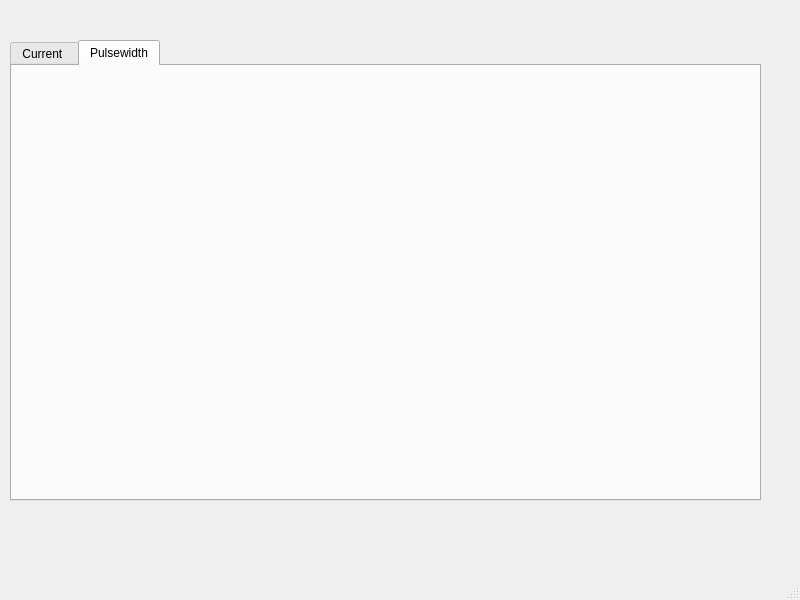
<?xml version="1.0" encoding="UTF-8"?>
<ui version="4.0">
 <class>RepTraining</class>
 <widget class="QMainWindow" name="RepTraining">
  <property name="geometry">
   <rect>
    <x>0</x>
    <y>0</y>
    <width>800</width>
    <height>600</height>
   </rect>
  </property>
  <property name="windowTitle">
   <string>MainWindow</string>
  </property>
  <widget class="QWidget" name="centralwidget">
   <widget class="QTabWidget" name="tabWidget">
    <property name="geometry">
     <rect>
      <x>10</x>
      <y>40</y>
      <width>751</width>
      <height>461</height>
     </rect>
    </property>
    <property name="currentIndex">
     <number>1</number>
    </property>
    <widget class="QWidget" name="tab">
     <attribute name="title">
      <string>Current </string>
     </attribute>
     <widget class="QSpinBox" name="spinBox">
      <property name="geometry">
       <rect>
        <x>120</x>
        <y>90</y>
        <width>101</width>
        <height>41</height>
       </rect>
      </property>
     </widget>
     <widget class="QSpinBox" name="spinBox_2">
      <property name="geometry">
       <rect>
        <x>240</x>
        <y>90</y>
        <width>101</width>
        <height>41</height>
       </rect>
      </property>
     </widget>
     <widget class="QSpinBox" name="spinBox_3">
      <property name="geometry">
       <rect>
        <x>360</x>
        <y>90</y>
        <width>101</width>
        <height>41</height>
       </rect>
      </property>
     </widget>
     <widget class="QSpinBox" name="spinBox_4">
      <property name="geometry">
       <rect>
        <x>480</x>
        <y>90</y>
        <width>101</width>
        <height>41</height>
       </rect>
      </property>
     </widget>
     <widget class="QSpinBox" name="spinBox_5">
      <property name="geometry">
       <rect>
        <x>600</x>
        <y>90</y>
        <width>101</width>
        <height>41</height>
       </rect>
      </property>
     </widget>
     <widget class="QComboBox" name="comboBox">
      <property name="geometry">
       <rect>
        <x>120</x>
        <y>220</y>
        <width>101</width>
        <height>21</height>
       </rect>
      </property>
     </widget>
     <widget class="QComboBox" name="comboBox_2">
      <property name="geometry">
       <rect>
        <x>240</x>
        <y>220</y>
        <width>101</width>
        <height>21</height>
       </rect>
      </property>
     </widget>
     <widget class="QComboBox" name="comboBox_3">
      <property name="geometry">
       <rect>
        <x>360</x>
        <y>220</y>
        <width>101</width>
        <height>21</height>
       </rect>
      </property>
     </widget>
     <widget class="QComboBox" name="comboBox_4">
      <property name="geometry">
       <rect>
        <x>480</x>
        <y>220</y>
        <width>101</width>
        <height>21</height>
       </rect>
      </property>
     </widget>
     <widget class="QComboBox" name="comboBox_5">
      <property name="geometry">
       <rect>
        <x>600</x>
        <y>220</y>
        <width>101</width>
        <height>21</height>
       </rect>
      </property>
     </widget>
     <widget class="QComboBox" name="comboBox_6">
      <property name="geometry">
       <rect>
        <x>120</x>
        <y>250</y>
        <width>101</width>
        <height>21</height>
       </rect>
      </property>
     </widget>
     <widget class="QComboBox" name="comboBox_7">
      <property name="geometry">
       <rect>
        <x>240</x>
        <y>250</y>
        <width>101</width>
        <height>21</height>
       </rect>
      </property>
     </widget>
     <widget class="QComboBox" name="comboBox_8">
      <property name="geometry">
       <rect>
        <x>360</x>
        <y>250</y>
        <width>101</width>
        <height>21</height>
       </rect>
      </property>
     </widget>
     <widget class="QComboBox" name="comboBox_9">
      <property name="geometry">
       <rect>
        <x>480</x>
        <y>250</y>
        <width>101</width>
        <height>21</height>
       </rect>
      </property>
     </widget>
     <widget class="QComboBox" name="comboBox_10">
      <property name="geometry">
       <rect>
        <x>600</x>
        <y>250</y>
        <width>101</width>
        <height>21</height>
       </rect>
      </property>
     </widget>
     <widget class="QPushButton" name="pushButton">
      <property name="geometry">
       <rect>
        <x>110</x>
        <y>330</y>
        <width>111</width>
        <height>71</height>
       </rect>
      </property>
      <property name="text">
       <string>1:4</string>
      </property>
     </widget>
     <widget class="QPushButton" name="pushButton_2">
      <property name="geometry">
       <rect>
        <x>240</x>
        <y>330</y>
        <width>111</width>
        <height>71</height>
       </rect>
      </property>
      <property name="text">
       <string>2:4</string>
      </property>
     </widget>
     <widget class="QPushButton" name="pushButton_3">
      <property name="geometry">
       <rect>
        <x>380</x>
        <y>330</y>
        <width>111</width>
        <height>71</height>
       </rect>
      </property>
      <property name="text">
       <string>3:2</string>
      </property>
     </widget>
     <widget class="QPushButton" name="pushButton_4">
      <property name="geometry">
       <rect>
        <x>520</x>
        <y>330</y>
        <width>111</width>
        <height>71</height>
       </rect>
      </property>
      <property name="text">
       <string>4:1</string>
      </property>
     </widget>
     <widget class="QLabel" name="label">
      <property name="geometry">
       <rect>
        <x>60</x>
        <y>100</y>
        <width>47</width>
        <height>13</height>
       </rect>
      </property>
      <property name="text">
       <string>Current</string>
      </property>
     </widget>
     <widget class="QLabel" name="label_2">
      <property name="geometry">
       <rect>
        <x>30</x>
        <y>220</y>
        <width>61</width>
        <height>20</height>
       </rect>
      </property>
      <property name="text">
       <string>Frequency</string>
      </property>
     </widget>
     <widget class="QLabel" name="label_3">
      <property name="geometry">
       <rect>
        <x>30</x>
        <y>250</y>
        <width>71</width>
        <height>20</height>
       </rect>
      </property>
      <property name="text">
       <string>Wave shape</string>
      </property>
     </widget>
     <widget class="QLabel" name="label_4">
      <property name="geometry">
       <rect>
        <x>140</x>
        <y>50</y>
        <width>47</width>
        <height>13</height>
       </rect>
      </property>
      <property name="text">
       <string>Channel 1</string>
      </property>
     </widget>
     <widget class="QLabel" name="label_5">
      <property name="geometry">
       <rect>
        <x>250</x>
        <y>50</y>
        <width>47</width>
        <height>13</height>
       </rect>
      </property>
      <property name="text">
       <string>Channel 2</string>
      </property>
     </widget>
     <widget class="QLabel" name="label_6">
      <property name="geometry">
       <rect>
        <x>370</x>
        <y>50</y>
        <width>47</width>
        <height>13</height>
       </rect>
      </property>
      <property name="text">
       <string>Channel 3</string>
      </property>
     </widget>
     <widget class="QLabel" name="label_7">
      <property name="geometry">
       <rect>
        <x>500</x>
        <y>50</y>
        <width>51</width>
        <height>16</height>
       </rect>
      </property>
      <property name="text">
       <string>Channel 4</string>
      </property>
     </widget>
     <widget class="QLabel" name="label_8">
      <property name="geometry">
       <rect>
        <x>610</x>
        <y>50</y>
        <width>51</width>
        <height>16</height>
       </rect>
      </property>
      <property name="text">
       <string>Channel 5</string>
      </property>
     </widget>
     <widget class="QPushButton" name="pushButton_9">
      <property name="geometry">
       <rect>
        <x>120</x>
        <y>160</y>
        <width>31</width>
        <height>31</height>
       </rect>
      </property>
      <property name="text">
       <string>T</string>
      </property>
     </widget>
     <widget class="QPushButton" name="pushButton_10">
      <property name="geometry">
       <rect>
        <x>190</x>
        <y>160</y>
        <width>31</width>
        <height>31</height>
       </rect>
      </property>
      <property name="text">
       <string>T</string>
      </property>
     </widget>
     <widget class="QPushButton" name="pushButton_11">
      <property name="geometry">
       <rect>
        <x>240</x>
        <y>160</y>
        <width>31</width>
        <height>31</height>
       </rect>
      </property>
      <property name="text">
       <string>T</string>
      </property>
     </widget>
     <widget class="QPushButton" name="pushButton_12">
      <property name="geometry">
       <rect>
        <x>310</x>
        <y>160</y>
        <width>31</width>
        <height>31</height>
       </rect>
      </property>
      <property name="text">
       <string>M</string>
      </property>
     </widget>
     <widget class="QPushButton" name="pushButton_13">
      <property name="geometry">
       <rect>
        <x>360</x>
        <y>160</y>
        <width>31</width>
        <height>31</height>
       </rect>
      </property>
      <property name="text">
       <string>T</string>
      </property>
     </widget>
     <widget class="QPushButton" name="pushButton_14">
      <property name="geometry">
       <rect>
        <x>430</x>
        <y>160</y>
        <width>31</width>
        <height>31</height>
       </rect>
      </property>
      <property name="text">
       <string>M</string>
      </property>
     </widget>
     <widget class="QPushButton" name="pushButton_15">
      <property name="geometry">
       <rect>
        <x>550</x>
        <y>160</y>
        <width>31</width>
        <height>31</height>
       </rect>
      </property>
      <property name="text">
       <string>M</string>
      </property>
     </widget>
     <widget class="QPushButton" name="pushButton_16">
      <property name="geometry">
       <rect>
        <x>480</x>
        <y>160</y>
        <width>31</width>
        <height>31</height>
       </rect>
      </property>
      <property name="text">
       <string>T</string>
      </property>
     </widget>
     <widget class="QPushButton" name="pushButton_17">
      <property name="geometry">
       <rect>
        <x>600</x>
        <y>160</y>
        <width>31</width>
        <height>31</height>
       </rect>
      </property>
      <property name="text">
       <string>T</string>
      </property>
     </widget>
     <widget class="QPushButton" name="pushButton_18">
      <property name="geometry">
       <rect>
        <x>670</x>
        <y>160</y>
        <width>31</width>
        <height>31</height>
       </rect>
      </property>
      <property name="text">
       <string>M</string>
      </property>
     </widget>
    </widget>
    <widget class="QWidget" name="tab_2">
     <attribute name="title">
      <string>Pulsewidth</string>
     </attribute>
    </widget>
   </widget>
  </widget>
  <widget class="QMenuBar" name="menubar">
   <property name="geometry">
    <rect>
     <x>0</x>
     <y>0</y>
     <width>800</width>
     <height>21</height>
    </rect>
   </property>
  </widget>
  <widget class="QStatusBar" name="statusbar"/>
 </widget>
 <resources/>
 <connections/>
</ui>
